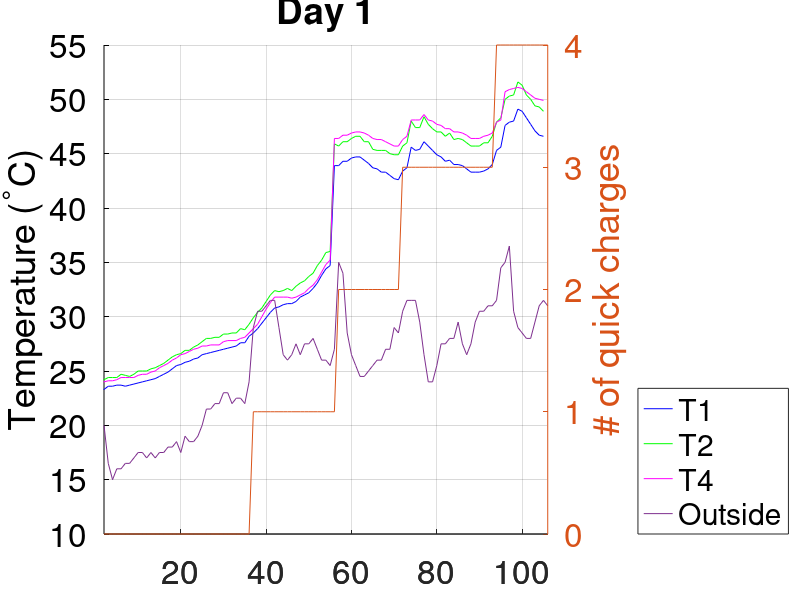
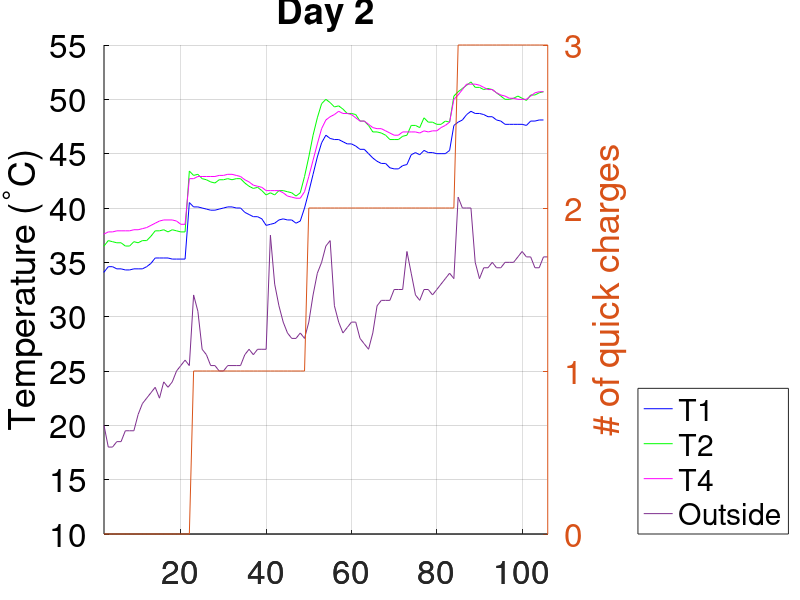
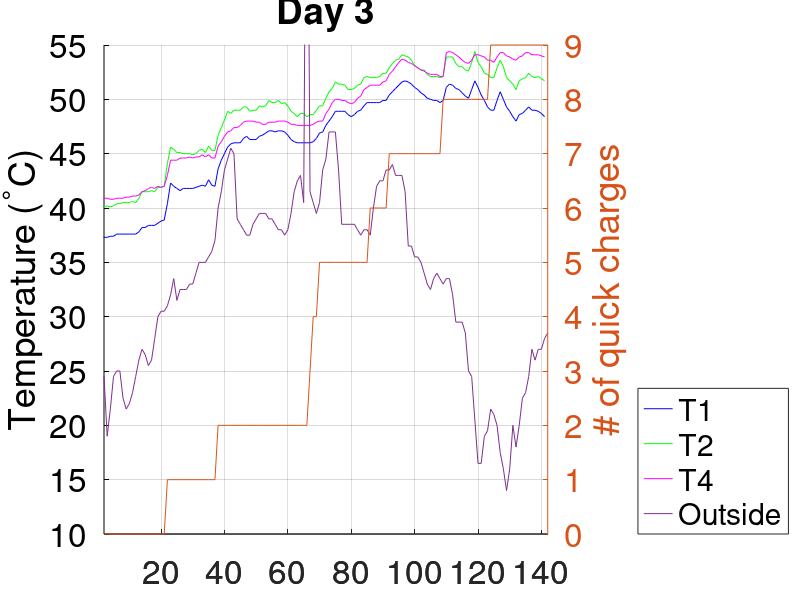

Write MATLAB code to recreate these figures, in order.
close all

% Read in data
d1 = dlmread("data/day1_clean.csv", ",")
d2 = dlmread("data/day2_clean.csv", ",")
d3 = dlmread("data/day3_clean.csv", ",")

% Column look up
T1 = 15
T2 = 17
T4 = 21
ODO = 121
QC = 122
Ambient = 128
SOH = 129

% Day 1 ~~~~~~~~~~~~~~~~~~~~~~~~~~~~~~~~~~~~~~~~~~~~~~~~~~~~~~~~~~~~~~~~~~~~~~~~
% data seperation
d1_T1 = d1(2:size(d1), T1)                        % T1 temperature in C
d1_T2 = d1(2:size(d1), T2)                        % T2 temperature in C
d1_T4 = d1(2:size(d1), T4)                        % T4 temperature in C
d1_Ta = d1(2:size(d1), Ambient)                   % Ambient temperature in F
d1_qc = d1(2:size(d1), QC)                        % Total number of quick charges
d1_odo = d1(2:size(d1), ODO)                      % ODO reading in mi
d1_soh = d1(2:size(d1), SOH)                      % SOH in percent

% data processing
d1_Ta = (d1_Ta - 32) * (5/9)                      % Convert ambient from F to C
d1_dist = d1_odo(size(d1_odo)) - d1_odo(1)        % Calculate miles driven
d1_delta_soh = d1_soh(size(d1_odo)) - d1_soh(1)   % Calculate delta SOH

min_qc = min(d1_qc)                               % Get the lowest total QC
d1_qc = d1_qc - min_qc                            % Subtract the lowest total QC from total QC's to get number of QC's done in the day


% Day 2 ~~~~~~~~~~~~~~~~~~~~~~~~~~~~~~~~~~~~~~~~~~~~~~~~~~~~~~~~~~~~~~~~~~~~~~~~
% data seperation
d2_T1 = d2(2:size(d2), T1)                        % T1 temperature in C
d2_T2 = d2(2:size(d2), T2)                        % T2 temperature in C
d2_T4 = d2(2:size(d2), T4)                        % T4 temperature in C
d2_Ta = d2(2:size(d2), Ambient)                   % Ambient temperature in F
d2_qc = d2(2:size(d2), QC)                        % Total number of quick charges
d2_odo = d2(2:size(d2), ODO)                      % ODO reading in mi
d2_soh = d2(2:size(d2), SOH)                      % SOH in percent

% data processing
d2_Ta = (d2_Ta - 32) * (5/9)                      % Convert ambient from F to C
d2_dist = d2_odo(size(d2_odo)) - d2_odo(1)        % Calculate miles driven
d2_delta_soh = d2_soh(size(d2_odo)) - d2_soh(1)   % Calculate delta SOH

min_qc = min(d2_qc)                               % Get the lowest total QC
d2_qc = d2_qc - min_qc                            % Subtract the lowest total QC from total QC's to get number of QC's done in the day


% Day 3 ~~~~~~~~~~~~~~~~~~~~~~~~~~~~~~~~~~~~~~~~~~~~~~~~~~~~~~~~~~~~~~~~~~~~~~~~
% data seperation
d3_T1 = d3(2:size(d3), T1)                        % T1 temperature in C
d3_T2 = d3(2:size(d3), T2)                        % T2 temperature in C
d3_T4 = d3(2:size(d3), T4)                        % T4 temperature in C
d3_Ta = d3(2:size(d3), Ambient)                   % Ambient temperature in F
d3_qc = d3(2:size(d3), QC)                        % Total number of quick charges
d3_odo = d3(2:size(d3), ODO)                      % ODO reading in mi
d3_soh = d3(2:size(d3), SOH)                      % SOH in percent

% data processing
d3_Ta = (d3_Ta - 32) * (5/9)                      % Convert ambient from F to C
d3_dist = d3_odo(size(d3_odo)) - d3_odo(1)        % Calculate miles driven
d3_delta_soh = d3_soh(size(d3_odo)) - d3_soh(1)   % Calculate delta SOH

min_qc = min(d3_qc)                               % Get the lowest total QC
d3_qc = d3_qc - min_qc                            % Subtract the lowest total QC from total QC's to get number of QC's done in the day


% Plotting day 1 ~~~~~~~~~~~~~~~~~~~~~~~~~~~~~~~~~~~~~~~~~~~~~~~~~~~~~~~~~~~~~~~
figure(1)
hold on
plot(d1_T1, 'color', 'blue')
plot(d1_T2, 'color', 'green')
plot(d1_T4, 'color', 'magenta')
ax = plotyy([2:size(d1)], d1_Ta, [2:size(d1)], d1_qc)
hold off
set(ax(1), {'ycolor'}, {'black'})

grid on
ylim(ax(1), [10 55])
ylim(ax(2), [min(d1_qc) max(d1_qc)])
yticks(ax(1), [10:5:55])
yticks(ax(2), [min(d1_qc):1:max(d1_qc)])
xlim("tight")
title("Day 1")
ylabel(ax(1), 'Temperature (^{\deg}C)')
ylabel(ax(2), '# of quick charges')
legend("T1", "T2", "T4", "Outside", 'location', 'southeastoutside')
set(ax, "fontsize", 24)


% Plotting day 2 ~~~~~~~~~~~~~~~~~~~~~~~~~~~~~~~~~~~~~~~~~~~~~~~~~~~~~~~~~~~~~~~
figure(2)
hold on
plot(d2_T1, 'color', 'blue')
plot(d2_T2, 'color', 'green')
plot(d2_T4, 'color', 'magenta')
ax = plotyy([2:size(d2)],d2_Ta, [2:size(d2)], d2_qc)
hold off
set(ax(1), {'ycolor'}, {'black'})

grid on
ylim(ax(1), [10 55])
ylim(ax(2), [min(d2_qc) max(d2_qc)])
yticks(ax(1), [10:5:55])
yticks(ax(2), [min(d2_qc):1:max(d2_qc)])
title("Day 2")
ylabel(ax(1), 'Temperature (^{\deg}C)')
ylabel(ax(2), '# of quick charges')
legend("T1", "T2", "T4", "Outside", 'location', 'southeastoutside')
set(ax, "fontsize", 24)


% Plotting day 3 ~~~~~~~~~~~~~~~~~~~~~~~~~~~~~~~~~~~~~~~~~~~~~~~~~~~~~~~~~~~~~~~
figure(3)
hold on
plot(d3_T1, 'color', 'blue')
plot(d3_T2, 'color', 'green')
plot(d3_T4, 'color', 'magenta')
ax = plotyy([2:size(d3)], d3_Ta,[2:size(d3)], d3_qc)
hold off
set(ax(1), {'ycolor'}, {'black'})

grid on
ylim(ax(1), [10 55])
ylim(ax(2), [min(d3_qc) max(d3_qc)])
yticks(ax(1), [10:5:55])
yticks(ax(2), [min(d3_qc):1:max(d3_qc)+1])
title("Day 3")
ylabel(ax(1), 'Temperature (^{\deg}C)')
ylabel(ax(2), '# of quick charges')
legend("T1", "T2", "T4", "Outside", 'location', 'southeastoutside')
set(ax, "fontsize", 24)